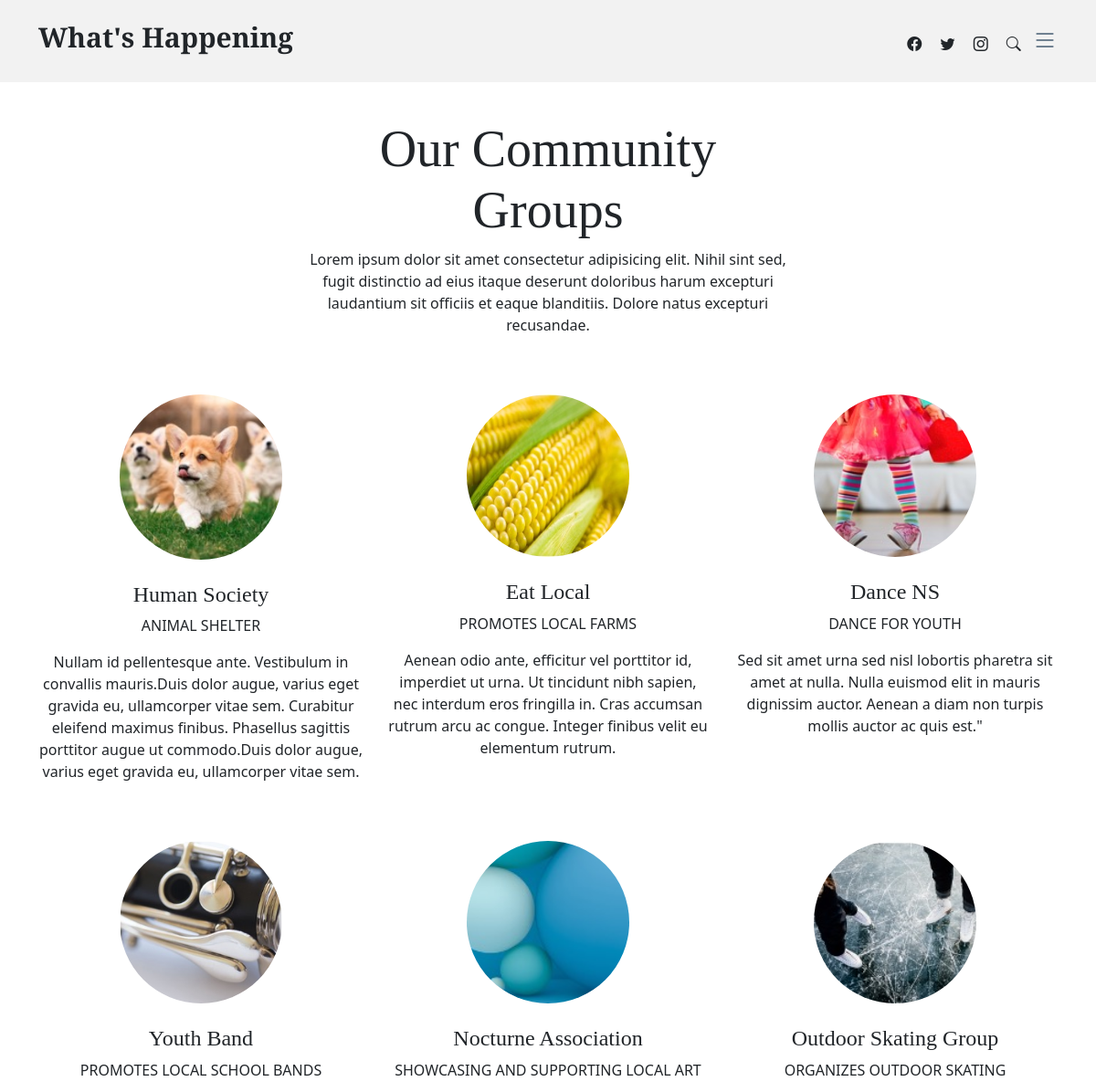
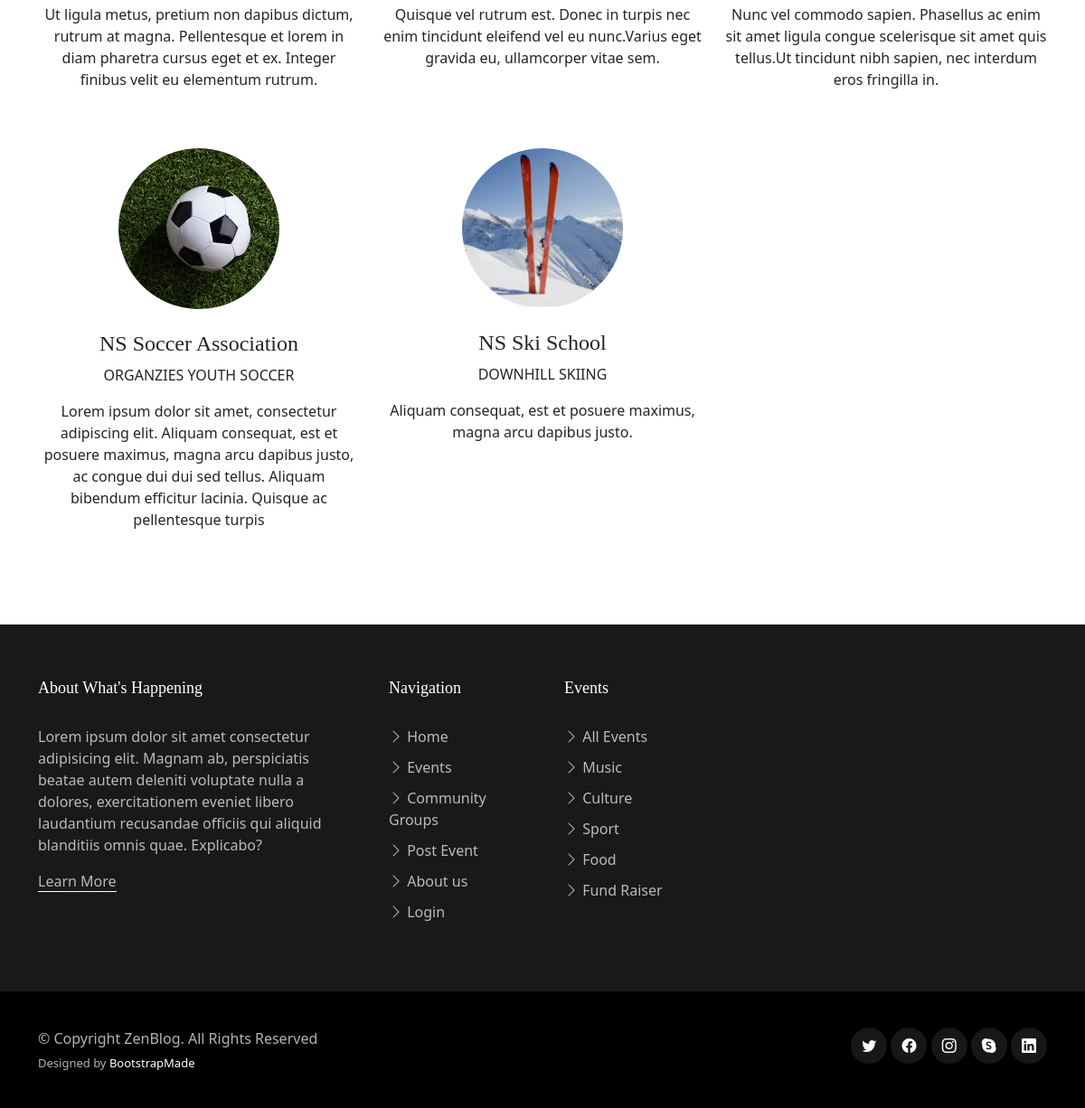
The page /groups.php on the database its author committed (2 pictures, top to bottom).
### tables this page shows
CREATE TABLE `groups` (
  `GroupID` int(11) UNSIGNED NOT NULL,
  `GroupName` varchar(100) NOT NULL,
  `GroupImage` varchar(50) NOT NULL,
  `GroupType` varchar(100) NOT NULL,
  `GroupDesc` text NOT NULL,
  `ContactName` varchar(255) NOT NULL,
  `ContactEmail` varchar(255) NOT NULL
);

### groups.php (the view, shortened to what this page needs)
<!DOCTYPE html>
<html lang="en">
<head>
  <link href="assets/vendor/bootstrap/css/bootstrap.min.css" rel="stylesheet">
  <link href="assets/vendor/bootstrap-icons/bootstrap-icons.css" rel="stylesheet">
  <link href="assets/vendor/swiper/swiper-bundle.min.css" rel="stylesheet">
  <link href="assets/vendor/glightbox/css/glightbox.min.css" rel="stylesheet">
  <link href="assets/vendor/aos/aos.css" rel="stylesheet">
  <link href="assets/css/variables.css" rel="stylesheet">
  <link href="assets/css/main.css" rel="stylesheet">
</head>
<body>
  <header id="header" class="header d-flex align-items-center fixed-top">
    <div class="container-fluid container-xl d-flex align-items-center justify-content-between">
      <a href="index.php" class="logo d-flex align-items-center">
        <h1>What's Happening</h1>
      </a>
      <div class="position-relative">
        <a href="#" class="mx-2"><span class="bi-facebook"></span></a>
        <a href="#" class="mx-2"><span class="bi-twitter"></span></a>
        <a href="#" class="mx-2"><span class="bi-instagram"></span></a>
        <a href="#" class="mx-2 js-search-open"><span class="bi-search"></span></a>
        <i class="bi bi-list mobile-nav-toggle"></i>
      </div>
    </div>
  </header>
  <main id="main">
    <section>
      <div class="container" data-aos="fade-up">
        <div class="row">
          <div class="col-12 text-center mb-5">
            <div class="row justify-content-center">
              <div class="col-lg-6">
                <h2 class="display-4">Our Community Groups</h2>
                <p>Lorem ipsum dolor sit amet consectetur adipisicing elit. Nihil sint sed, fugit distinctio ad eius itaque deserunt doloribus harum excepturi laudantium sit officiis et eaque blanditiis. Dolore natus excepturi recusandae.</p>
              </div>
            </div>
          </div>
          <?php
          include 'serverlogin.php';
          $conn = new mysqli($db_hostname, $db_username, $db_password, $db_database);
          $sql = "SELECT GroupName, GroupType, GroupDesc, GroupImage FROM groups";
          $result = $conn->query($sql);
          if ($result->num_rows > 0) {
              while ($row = $result->fetch_assoc()) {
                  $name = htmlspecialchars($row['GroupName']);
                  $imagePath = htmlspecialchars($row['GroupImage']);
                  $type = htmlspecialchars($row['GroupType']);
                  $description = htmlspecialchars($row['GroupDesc']);
                  $htmlBlock = <<<HTML
                  <div class="col-lg-4 text-center mb-5">
                      <img src="{$imagePath}" alt="{$name}" class="img-fluid rounded-circle w-50 mb-4">
                      <h4>{$name}</h4>
                      <span class="d-block mb-3 text-uppercase">{$type}</span>
                      <p>{$description}</p>
                  </div>
                  HTML;
                  echo $htmlBlock;
              }
          } else {
              echo "<p>No community groups found.</p>";
          }
          ?>
        </div>
      </div>
    </section>
  </main>
  <footer id="footer" class="footer">
    <div class="footer-content">
      <div class="container">
        <div class="row g-5">
          <div class="col-lg-4">
            <h3 class="footer-heading">About What's Happening</h3>
            <p>Lorem ipsum dolor sit amet consectetur adipisicing elit. Magnam ab, perspiciatis beatae autem deleniti voluptate nulla a dolores, exercitationem eveniet libero laudantium recusandae officiis qui aliquid blanditiis omnis quae. Explicabo?</p>
            <p><a href="about.php" class="footer-link-more">Learn More</a></p>
          </div>
          <?php include 'footer.php'; ?>
          <div class="col-6 col-lg-2">
          <h3 class="footer-heading">Events</h3>
            <ul class="footer-links list-unstyled">
              <li><a href="events.php?type=all"><i class="bi bi-chevron-right"></i> All Events</a></li>
              <li><a href="events.php?type=ArtCulture"><i class="bi bi-chevron-right"></i> Music</a></li>
              <li><a href="events.php?type=ArtCulture"><i class="bi bi-chevron-right"></i> Culture</a></li>
              <li><a href="events.php?type=Sports"><i class="bi bi-chevron-right"></i> Sport</a></li>
              <li><a href="events.php?type=Food"><i class="bi bi-chevron-right"></i> Food</a></li>
              <li><a href="events.php?type=Fund Raiser"><i class="bi bi-chevron-right"></i> Fund Raiser</a></li>
            </ul>
          </div>
        </div>
      </div>
    </div>
    <div class="footer-legal">
      <div class="container">
        <div class="row justify-content-between">
          <div class="col-md-6 text-center text-md-start mb-3 mb-md-0">
            <div class="copyright">
              © Copyright <strong><span>ZenBlog</span></strong>. All Rights Reserved
            </div>
            <div class="credits">
              Designed by <a href="https://bootstrapmade.com/">BootstrapMade</a>
            </div>
          </div>
          <div class="col-md-6">
            <div class="social-links mb-3 mb-lg-0 text-center text-md-end">
              <a href="#" class="twitter"><i class="bi bi-twitter"></i></a>
              <a href="#" class="facebook"><i class="bi bi-facebook"></i></a>
              <a href="#" class="instagram"><i class="bi bi-instagram"></i></a>
              <a href="#" class="google-plus"><i class="bi bi-skype"></i></a>
              <a href="#" class="linkedin"><i class="bi bi-linkedin"></i></a>
            </div>
          </div>
        </div>
      </div>
    </div>
  </footer>
</body>
</html>

### footer.php
<div class="col-6 col-lg-2">
            <h3 class="footer-heading">Navigation</h3>
            <ul class="footer-links list-unstyled">
              <li><a href="index.php"><i class="bi bi-chevron-right"></i> Home</a></li>
              <li><a href="events.php"><i class="bi bi-chevron-right"></i> Events</a></li>
              <li><a href="groups.php"><i class="bi bi-chevron-right"></i> Community Groups</a></li>
              <li><a href="post.php"><i class="bi bi-chevron-right"></i> Post Event</a></li>
              <li><a href="about.php"><i class="bi bi-chevron-right"></i> About us</a></li>
              <li><a href="login.php"><i class="bi bi-chevron-right"></i> Login</a></li>
            </ul>
          </div>

### assets/css/variables.css (style rules this page uses)
:root { --font-default: 'EB Garamond', system-ui, -apple-system, "Segoe UI", Roboto, "Helvetica Neue", Arial, "Noto Sans", "Liberation Sans", sans-serif, "Apple Color Emoji", "Segoe UI Emoji", "Segoe UI Symbol", "Noto Color Emoji"; --font-primary: 'EB Garamond', serif; --font-secondary: 'Inter', sans-serif; --color-default: #212529; --color-default-rgb: 33, 37, 41; --color-links: #212529; --color-links-hover: #15171a; --color-primary: #212529; --color-primary-light: #26282c; --color-primary-dark: #0b0c0e; --color-primary-rgb: 33, 37, 41; --color-primary-light-rgb: 38, 40, 44; --color-primary-dark-rgb: 11, 12, 14; --color-secondary: #596d80; --color-secondary-light: #8498aa; --color-secondary-dark: #404f5c; --color-secondary-rgb: 89, 109, 128; --color-secondary-light-rgb: 132, 152, 170; --color-secondary-dark-rgb: 64, 79, 92; --color-blue: #0d6efd; --color-blue-rgb: 13, 110, 253; --color-indigo: #6610f2; --color-indigo-rgb: 102, 16, 242; --color-purple: #6f42c1; --color-purple-rgb: 111, 66, 193; --color-pink: #f3268c; --color-pink-rgb: 243, 38, 140; --color-red: #df1529; --color-red-rgb: 223, 21, 4; --color-orange: #fd7e14; --color-orange-rgb: 253, 126, 20; --color-yellow: #ffc107; --color-yellow-rgb: 255, 193, 7; --color-green: #059652; --color-green-rgb: 5, 150, 82; --color-teal: #20c997; --color-teal-rgb: 32, 201, 151; --color-cyan: #0dcaf0; --color-cyan-rgb: 13, 202, 240; --color-white: #ffffff; --color-white-rgb: 255, 255, 255; --color-gray: #6c757d; --color-gray-rgb: 108, 117, 125; --color-black: #000000; --color-black-rgb: 0, 0, 0; }
:root { --bs-blue: var(--color-blue); --bs-indigo: var(--color-indigo); --bs-purple: var(--color-purple); --bs-pink: var(--color-pink); --bs-red: var(--color-red); --bs-orange: var(--color-orange); --bs-yellow: var(--color-yellow); --bs-green: var(--color-green); --bs-teal: var(--color-teal); --bs-cyan: var(--color-cyan); --bs-white: var(--color-white); --bs-gray: var(--color-gray); --bs-gray-dark: #343a40; --bs-gray-100: #f8f9fa; --bs-gray-200: #e9ecef; --bs-gray-300: #dee2e6; --bs-gray-400: #ced4da; --bs-gray-500: #adb5bd; --bs-gray-600: #6c757d; --bs-gray-700: #495057; --bs-gray-800: #343a40; --bs-gray-900: #212529; --bs-primary: var(--color-blue); --bs-secondary: var(--color-blue); --bs-success: #198754; --bs-info: #0dcaf0; --bs-warning: #ffc107; --bs-danger: #dc3545; --bs-light: #f8f9fa; --bs-dark: #212529; --bs-primary-rgb: var(--color-primary-rgb); --bs-secondary-rgb: var(--color-secondary-rgb); --bs-success-rgb: 25, 135, 84; --bs-info-rgb: 13, 202, 240; --bs-warning-rgb: 255, 193, 7; --bs-danger-rgb: 220, 53, 69; --bs-light-rgb: 248, 249, 250; --bs-dark-rgb: 33, 37, 41; --bs-white-rgb: var(--color-white-rgb); --bs-black-rgb: var(--color-black-rgb); --bs-body-color-rgb: var(--color-default-rgb); --bs-body-bg-rgb: 255, 255, 255; --bs-font-sans-serif: var(--font-default); --bs-font-monospace: SFMono-Regular, Menlo, Monaco, Consolas, "Liberation Mono", "Courier New", monospace; --bs-gradient: linear-gradient(180deg, rgba(255, 255, 255, 0.15), rgba(255, 255, 255, 0)); --bs-body-font-family: var(--font-default); --bs-body-font-size: 1rem; --bs-body-font-weight: 400; --bs-body-line-height: 1.5; --bs-body-color: var(--color-default); --bs-body-bg: #fff; }

### rows shown on the page
groups: GroupImage (picture), GroupName "Human Society", GroupType "ANIMAL SHELTER", GroupDesc "Nullam id pellentesque ante. Vestibulum in convallis mauris.Duis dolor augue, varius eget gravida eu, ullamcorper vitae sem. Curabitur eleifend maximus finibus. Phasellus sagittis porttitor augue ut commodo.Duis dolor augue, varius eget gravida eu, ullamcorper vitae sem."
groups: GroupImage (picture), GroupName "Eat Local", GroupType "PROMOTES LOCAL FARMS", GroupDesc "Aenean odio ante, efficitur vel porttitor id, imperdiet ut urna. Ut tincidunt nibh sapien, nec interdum eros fringilla in. Cras accumsan rutrum arcu ac congue. Integer finibus velit eu elementum rutrum."
groups: GroupImage (picture), GroupName "Dance NS", GroupType "DANCE FOR YOUTH", GroupDesc "Sed sit amet urna sed nisl lobortis pharetra sit amet at nulla. Nulla euismod elit in mauris dignissim auctor. Aenean a diam non turpis mollis auctor ac quis est.\""
groups: GroupImage (picture), GroupName "Youth Band", GroupType "PROMOTES LOCAL SCHOOL BANDS", GroupDesc "Ut ligula metus, pretium non dapibus dictum, rutrum at magna. Pellentesque et lorem in diam pharetra cursus eget et ex. Integer finibus velit eu elementum rutrum."
groups: GroupImage (picture), GroupName "Nocturne Association", GroupType "SHOWCASING AND SUPPORTING LOCAL ART", GroupDesc "Quisque vel rutrum est. Donec in turpis nec enim tincidunt eleifend vel eu nunc.Varius eget gravida eu, ullamcorper vitae sem."
groups: GroupImage (picture), GroupName "Outdoor Skating Group", GroupType "ORGANIZES OUTDOOR SKATING", GroupDesc "Nunc vel commodo sapien. Phasellus ac enim sit amet ligula congue scelerisque sit amet quis tellus.Ut tincidunt nibh sapien, nec interdum eros fringilla in."
groups: GroupImage (picture), GroupName "NS Soccer Association", GroupType "ORGANZIES YOUTH SOCCER", GroupDesc "Lorem ipsum dolor sit amet, consectetur adipiscing elit. Aliquam consequat, est et posuere maximus, magna arcu dapibus justo, ac congue dui dui sed tellus. Aliquam bibendum efficitur lacinia. Quisque ac pellentesque turpis"
groups: GroupImage (picture), GroupName "NS Ski School", GroupType "DOWNHILL SKIING", GroupDesc "Aliquam consequat, est et posuere maximus, magna arcu dapibus justo."
